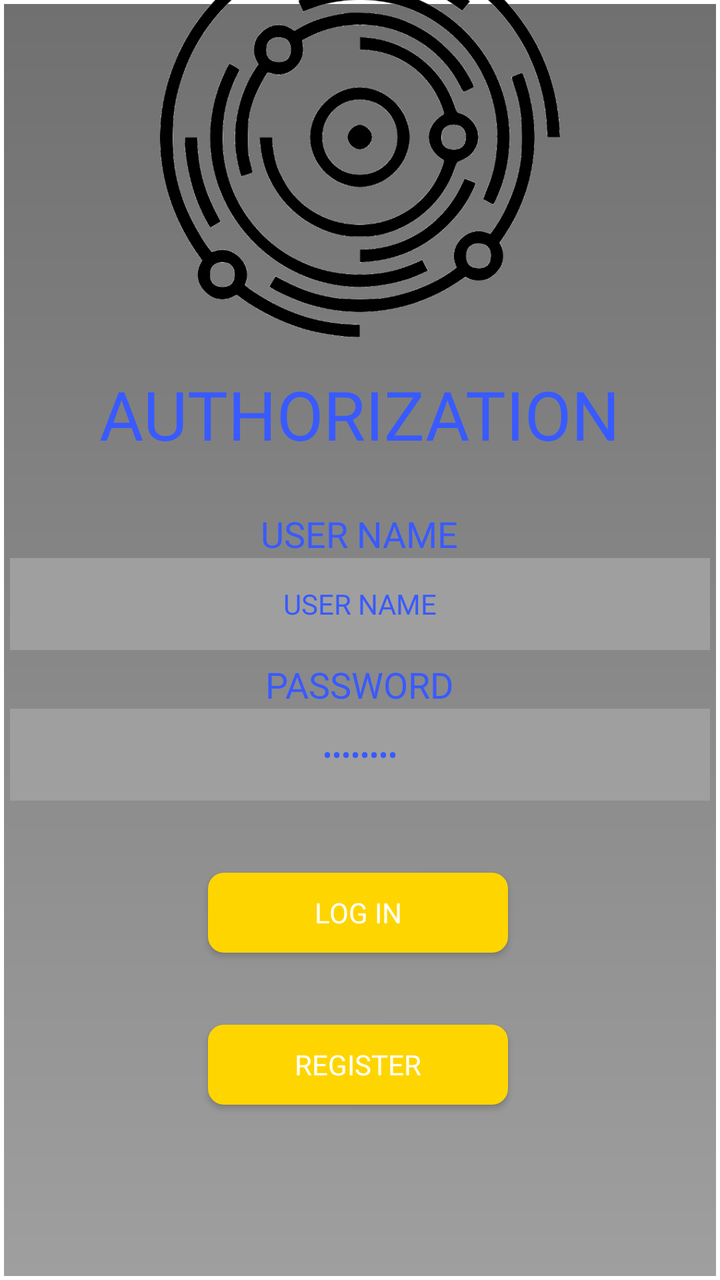
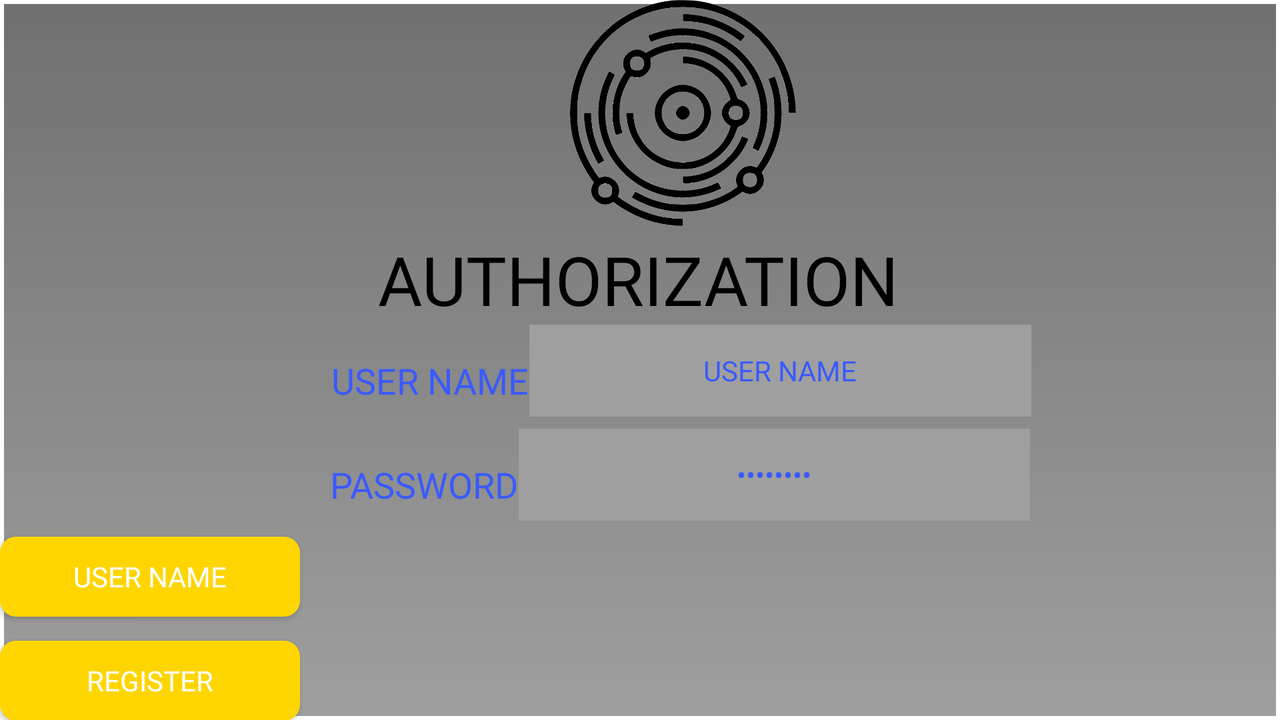

First picture: res/layout/ on a phone held upright. Second picture: the repository's own variant of that layout, on a device whose configuration matches the variant's folder. Source for both follows.
<!-- AndroidManifest.xml: application theme Theme.MyApp -->
<!-- res/layout/login_activity.xml -->
<?xml version="1.0" encoding="utf-8"?>
<androidx.constraintlayout.widget.ConstraintLayout xmlns:android="http://schemas.android.com/apk/res/android"
    xmlns:app="http://schemas.android.com/apk/res-auto"
    xmlns:tools="http://schemas.android.com/tools"
    android:layout_width="match_parent"
    android:layout_height="match_parent"
    android:background="@drawable/background_grey_gradient"
    android:orientation="vertical"
    tools:context=".MainActivity">

    <androidx.constraintlayout.widget.Guideline
        android:id="@+id/guideline2"
        android:layout_width="wrap_content"
        android:layout_height="wrap_content"
        android:orientation="vertical"
        app:layout_constraintGuide_begin="401dp" />

    <androidx.constraintlayout.widget.Guideline
        android:id="@+id/guideline"
        android:layout_width="wrap_content"
        android:layout_height="wrap_content"
        android:orientation="vertical"
        app:layout_constraintGuide_begin="10dp" />

    <androidx.constraintlayout.widget.Guideline
        android:id="@+id/guideline13"
        android:layout_width="wrap_content"
        android:layout_height="wrap_content"
        android:orientation="horizontal"
        app:layout_constraintGuide_begin="20dp" />

    <androidx.appcompat.widget.AppCompatImageView
        android:id="@+id/appCompatImageView2"
        style="@style/Main_Image"
        app:layout_constraintEnd_toEndOf="parent"
        app:layout_constraintHorizontal_bias="0.0"
        app:layout_constraintStart_toStartOf="@+id/guideline"
        app:layout_constraintTop_toTopOf="@+id/guideline13" />

    <androidx.appcompat.widget.AppCompatTextView
        android:id="@+id/appCompatTextView"
        style="@style/Text_Title"
        android:layout_marginTop="16dp"
        android:text="@string/login_layout_main_text"
        app:layout_constraintEnd_toEndOf="parent"
        app:layout_constraintStart_toStartOf="parent"
        app:layout_constraintTop_toBottomOf="@+id/appCompatImageView2" />

    <androidx.appcompat.widget.LinearLayoutCompat
        android:id="@+id/linearLayoutCompat2"
        style="@style/Text_EditText_Combination"
        android:layout_marginTop="20dp"
        app:layout_constraintEnd_toEndOf="parent"
        app:layout_constraintHorizontal_bias="0.491"
        app:layout_constraintStart_toStartOf="parent"
        app:layout_constraintTop_toBottomOf="@+id/appCompatTextView">

        <androidx.appcompat.widget.AppCompatTextView
            style="@style/Text_Title.Button_Label_Text"
            android:layout_width="wrap_content"
            android:text="@string/user_name" />

        <androidx.appcompat.widget.AppCompatEditText
            android:id="@+id/logActUserNameTextEdit"
            style="@style/Edit_Text"
            android:text="@string/user_name" />

    </androidx.appcompat.widget.LinearLayoutCompat>

    <androidx.appcompat.widget.LinearLayoutCompat
        android:id="@+id/linearLayoutCompat"
        style="@style/Text_EditText_Combination"
        app:layout_constraintEnd_toEndOf="parent"
        app:layout_constraintHorizontal_bias="0.491"
        app:layout_constraintStart_toStartOf="parent"
        app:layout_constraintTop_toBottomOf="@+id/linearLayoutCompat2">

        <androidx.appcompat.widget.AppCompatTextView
            style="@style/Text_Title.Button_Label_Text"
            android:text="@string/password" />

        <androidx.appcompat.widget.AppCompatEditText
            android:id="@+id/passwordTextEdit"
            style="@style/Edit_Text"
            android:inputType="textPassword"
            android:text="@string/password" />

    </androidx.appcompat.widget.LinearLayoutCompat>

    <androidx.appcompat.widget.AppCompatButton
        android:id="@+id/logActLoginButtonID"
        style="@style/Main_Button"
        android:text="@string/log_in"
        app:layout_constraintEnd_toEndOf="parent"
        app:layout_constraintHorizontal_bias="0.496"
        app:layout_constraintStart_toStartOf="parent"
        app:layout_constraintTop_toBottomOf="@+id/linearLayoutCompat" />

    <androidx.appcompat.widget.AppCompatButton
        android:id="@+id/logActRegisterButtonID"
        style="@style/Main_Button"
        android:onClick="sendMessage"
        android:text="@string/register_text"
        app:layout_constraintEnd_toEndOf="parent"
        app:layout_constraintHorizontal_bias="0.496"
        app:layout_constraintStart_toStartOf="parent"
        app:layout_constraintTop_toBottomOf="@+id/logActLoginButtonID" />
    

</androidx.constraintlayout.widget.ConstraintLayout>
<!-- resources referenced by this layout -->
<resources>
  <!-- drawable background_grey_gradient (drawable) -->
  <?xml version="1.0" encoding="utf-8"?>
  <shape android:shape="rectangle"
      xmlns:android="http://schemas.android.com/apk/res/android"
      >
      <gradient android:startColor="@color/background_lite_grey"
          android:endColor="@color/background_grey"
          android:angle="90"/>
      <stroke android:width="2dp" android:color="@color/white"/>
  </shape>
  <string name="log_in">LOG IN</string>
  <string name="login_layout_main_text">AUTHORIZATION</string>
  <string name="password">PASSWORD</string>
  <string name="register_text">REGISTER</string>
  <string name="user_name">USER NAME</string>
  <style name="Edit_Text" parent="Widget.AppCompat.EditText">
          <item name="android:background">@color/background_lite_grey</item>
          <item name="android:textColor">@color/button_blue</item>
          <item name="fontFamily">@font/main_font</item>
          <item name="android:textSize">@dimen/button_authorization_font_size</item>
          <item name="android:textAlignment">center</item>
          <item name="android:layout_width">match_parent</item>
          <item name="android:layout_height">46dp</item>
      </style>
  <style name="Main_Image">
          <item name="srcCompat">@drawable/splash_logo</item>
          <item name="android:layout_marginTop">-52dp</item>
          <item name="android:layout_width">fill_parent</item>
          <item name="android:layout_height">@dimen/main_pic_height</item>
      </style>
  <style name="Text_EditText_Combination">
          <item name="android:layout_gravity">center</item>
          <item name="android:layout_width">350dp</item>
          <item name="android:layout_height">wrap_content</item>
          <item name="android:orientation">vertical</item>
      </style>
  <style name="Text_Title" parent="TextAppearance.AppCompat.Body1">
          <item name="android:fontFamily">@font/main_font</item>
          <item name="android:layout_width">wrap_content</item>
          <item name="android:layout_height">wrap_content</item>
          <item name="android:layout_gravity">center</item>
          <item name="android:textColor">@color/button_blue</item>
          <item name="android:textSize">@dimen/head_font_size</item>
      </style>
  <style name="Text_Title.Button_Label_Text">
          <item name="android:layout_marginTop">5dp</item>
          <item name="android:textSize">18sp</item>
      </style>
  <style name="Theme.MyApp" parent="Theme.AppCompat.Light.NoActionBar">
          
          <item name="colorPrimary">@color/purple_500</item>
          <item name="colorPrimaryDark">@color/purple_700</item>
          <item name="colorAccent">@color/teal_200</item>
          <item name="theme">@style/Theme.AppCompat.DayNight.NoActionBar</item>
          
      </style>
  <color name="background_lite_grey">#9F9F9F</color>
  <color name="background_grey">#707070</color>
  <color name="white">#FFFFFFFF</color>
  <color name="button_blue">#395AFF</color>
  <dimen name="button_authorization_font_size">14sp</dimen>
  <dimen name="button_authorization_width">150dp</dimen>
  <dimen name="button_authorization_height">40dp</dimen>
  <dimen name="button_margin_top">36dp</dimen>
  <!-- drawable small_radius_button_yellow_background (drawable) -->
  <?xml version="1.0" encoding="utf-8"?>
  <shape android:shape="rectangle"
      xmlns:android="http://schemas.android.com/apk/res/android"
      >
      <corners android:radius="8dp"/>
      <solid android:color="@color/button_yellow"/>
  </shape>
  <dimen name="main_pic_height">200dp</dimen>
  <dimen name="head_font_size">34sp</dimen>
  <color name="purple_500">#FF6200EE</color>
  <color name="purple_700">#FF3700B3</color>
  <color name="teal_200">#FF03DAC5</color>
  <color name="button_yellow">#FFD500</color>
</resources>
<!-- res/layout-land/login_activity.xml (the repository's variant of the layout above) -->
<!-- drawn on the phone turned sideways -->
<?xml version="1.0" encoding="utf-8"?>
<androidx.constraintlayout.widget.ConstraintLayout xmlns:android="http://schemas.android.com/apk/res/android"
    xmlns:app="http://schemas.android.com/apk/res-auto"
    xmlns:tools="http://schemas.android.com/tools"
    android:layout_width="match_parent"
    android:layout_height="match_parent"
    android:background="@drawable/background_grey_gradient"
    android:orientation="vertical"
    tools:context=".MainActivity">

    <androidx.appcompat.widget.AppCompatImageView
        android:id="@+id/appCompatImageView3"
        style="@style/Main_Image"
        android:layout_width="683dp"
        android:layout_height="113dp"
        tools:ignore="MissingConstraints"
        tools:layout_editor_absoluteX="0dp" />


    <androidx.appcompat.widget.AppCompatTextView
        android:id="@+id/appCompatTextView2"
        android:layout_width="wrap_content"
        android:layout_height="wrap_content"
        android:layout_gravity="center"
        android:layout_marginTop="4dp"
        android:text="@string/login_layout_main_text"
        android:textColor="@color/black"
        android:textSize="34sp"
        app:fontFamily="@font/main_font"
        app:layout_constraintEnd_toEndOf="parent"
        app:layout_constraintHorizontal_bias="0.498"
        app:layout_constraintStart_toStartOf="parent"
        app:layout_constraintTop_toBottomOf="@+id/appCompatImageView3" />

    <androidx.appcompat.widget.LinearLayoutCompat
        android:id="@+id/linearLayoutCompat2"
        style="@style/Text_EditText_Combination"
        android:orientation="horizontal"
        app:layout_constraintEnd_toStartOf="@+id/guideline15"
        app:layout_constraintHorizontal_bias="0.491"
        app:layout_constraintStart_toStartOf="@+id/guideline16"
        app:layout_constraintTop_toBottomOf="@+id/appCompatTextView2">

        <androidx.appcompat.widget.AppCompatTextView
            style="@style/Text_Title.Button_Label_Text"
            android:layout_width="wrap_content"
            android:text="@string/user_name" />

        <androidx.appcompat.widget.AppCompatEditText
            android:id="@+id/regActUserNameTextEdit"
            style="@style/Edit_Text"
            android:text="@string/user_name" />

    </androidx.appcompat.widget.LinearLayoutCompat>

    <androidx.appcompat.widget.LinearLayoutCompat
        android:id="@+id/landscapeLinearLayoutCompat2"
        style="@style/Text_EditText_Combination"
        android:layout_marginTop="52dp"
        android:orientation="horizontal"
        app:layout_constraintEnd_toStartOf="@+id/guideline15"
        app:layout_constraintHorizontal_bias="0.488"
        app:layout_constraintStart_toStartOf="@+id/guideline16"
        app:layout_constraintTop_toBottomOf="@+id/appCompatTextView2">

        <androidx.appcompat.widget.AppCompatTextView
            style="@style/Text_Title.Button_Label_Text"
            android:layout_width="wrap_content"
            android:text="@string/password" />

        <androidx.appcompat.widget.AppCompatEditText
            android:id="@+id/landscapeRegActUserNameTextEdit"
            style="@style/Edit_Text"
            android:text="@string/password"
            android:inputType="textPassword"/>

    </androidx.appcompat.widget.LinearLayoutCompat>

    <androidx.appcompat.widget.AppCompatButton
        android:id="@+id/appCompatButton"
        style="@style/Main_Button"
        android:layout_marginTop="8dp"
        android:text="@string/user_name"
        app:layout_constraintTop_toBottomOf="@+id/landscapeLinearLayoutCompat2"
        tools:ignore="MissingConstraints"
        tools:layout_editor_absoluteX="216dp" />

    <androidx.appcompat.widget.AppCompatButton
        style="@style/Main_Button"
        android:layout_marginTop="12dp"
        android:text="@string/register_text"
        app:layout_constraintTop_toBottomOf="@+id/appCompatButton"
        tools:ignore="MissingConstraints"
        tools:layout_editor_absoluteX="216dp" />

    <androidx.constraintlayout.widget.Guideline
        android:id="@+id/guideline15"
        android:layout_width="wrap_content"
        android:layout_height="wrap_content"
        android:orientation="vertical"
        app:layout_constraintGuide_begin="667dp" />

    <androidx.constraintlayout.widget.Guideline
        android:id="@+id/guideline16"
        android:layout_width="wrap_content"
        android:layout_height="wrap_content"
        android:orientation="vertical"
        app:layout_constraintGuide_begin="20dp" />


</androidx.constraintlayout.widget.ConstraintLayout>
<!-- resources referenced by the variant -->
<!-- as the phone turned sideways resolves them -->
<resources>
  <color name="black">#FF000000</color>
  <!-- drawable background_grey_gradient (drawable) -->
  <?xml version="1.0" encoding="utf-8"?>
  <shape android:shape="rectangle"
      xmlns:android="http://schemas.android.com/apk/res/android"
      >
      <gradient android:startColor="@color/background_lite_grey"
          android:endColor="@color/background_grey"
          android:angle="90"/>
      <stroke android:width="2dp" android:color="@color/white"/>
  </shape>
  <string name="login_layout_main_text">AUTHORIZATION</string>
  <string name="password">PASSWORD</string>
  <string name="register_text">REGISTER</string>
  <string name="user_name">USER NAME</string>
  <style name="Edit_Text" parent="Widget.AppCompat.EditText">
          <item name="android:background">@color/background_lite_grey</item>
          <item name="android:textColor">@color/button_blue</item>
          <item name="fontFamily">@font/main_font</item>
          <item name="android:textSize">@dimen/button_authorization_font_size</item>
          <item name="android:textAlignment">center</item>
          <item name="android:layout_width">match_parent</item>
          <item name="android:layout_height">46dp</item>
      </style>
  <style name="Main_Image">
          <item name="srcCompat">@drawable/splash_logo</item>
          <item name="android:layout_marginTop">-52dp</item>
          <item name="android:layout_width">fill_parent</item>
          <item name="android:layout_height">@dimen/main_pic_height</item>
      </style>
  <style name="Text_EditText_Combination">
          <item name="android:layout_gravity">center</item>
          <item name="android:layout_width">350dp</item>
          <item name="android:layout_height">wrap_content</item>
          <item name="android:orientation">vertical</item>
      </style>
  <style name="Text_Title.Button_Label_Text">
          <item name="android:layout_marginTop">5dp</item>
          <item name="android:textSize">18sp</item>
      </style>
  <style name="Theme.MyApp" parent="Theme.AppCompat.Light.NoActionBar">
          
          <item name="colorPrimary">@color/purple_500</item>
          <item name="colorPrimaryDark">@color/purple_700</item>
          <item name="colorAccent">@color/teal_200</item>
          <item name="theme">@style/Theme.AppCompat.DayNight.NoActionBar</item>
          
      </style>
  <color name="background_lite_grey">#9F9F9F</color>
  <color name="background_grey">#707070</color>
  <color name="white">#FFFFFFFF</color>
  <color name="button_blue">#395AFF</color>
  <dimen name="button_authorization_font_size">14sp</dimen>
  <dimen name="button_authorization_width">150dp</dimen>
  <dimen name="button_authorization_height">40dp</dimen>
  <dimen name="button_margin_top">36dp</dimen>
  <!-- drawable small_radius_button_yellow_background (drawable) -->
  <?xml version="1.0" encoding="utf-8"?>
  <shape android:shape="rectangle"
      xmlns:android="http://schemas.android.com/apk/res/android"
      >
      <corners android:radius="8dp"/>
      <solid android:color="@color/button_yellow"/>
  </shape>
  <dimen name="main_pic_height">200dp</dimen>
  <color name="purple_500">#FF6200EE</color>
  <color name="purple_700">#FF3700B3</color>
  <color name="teal_200">#FF03DAC5</color>
  <color name="button_yellow">#FFD500</color>
</resources>
